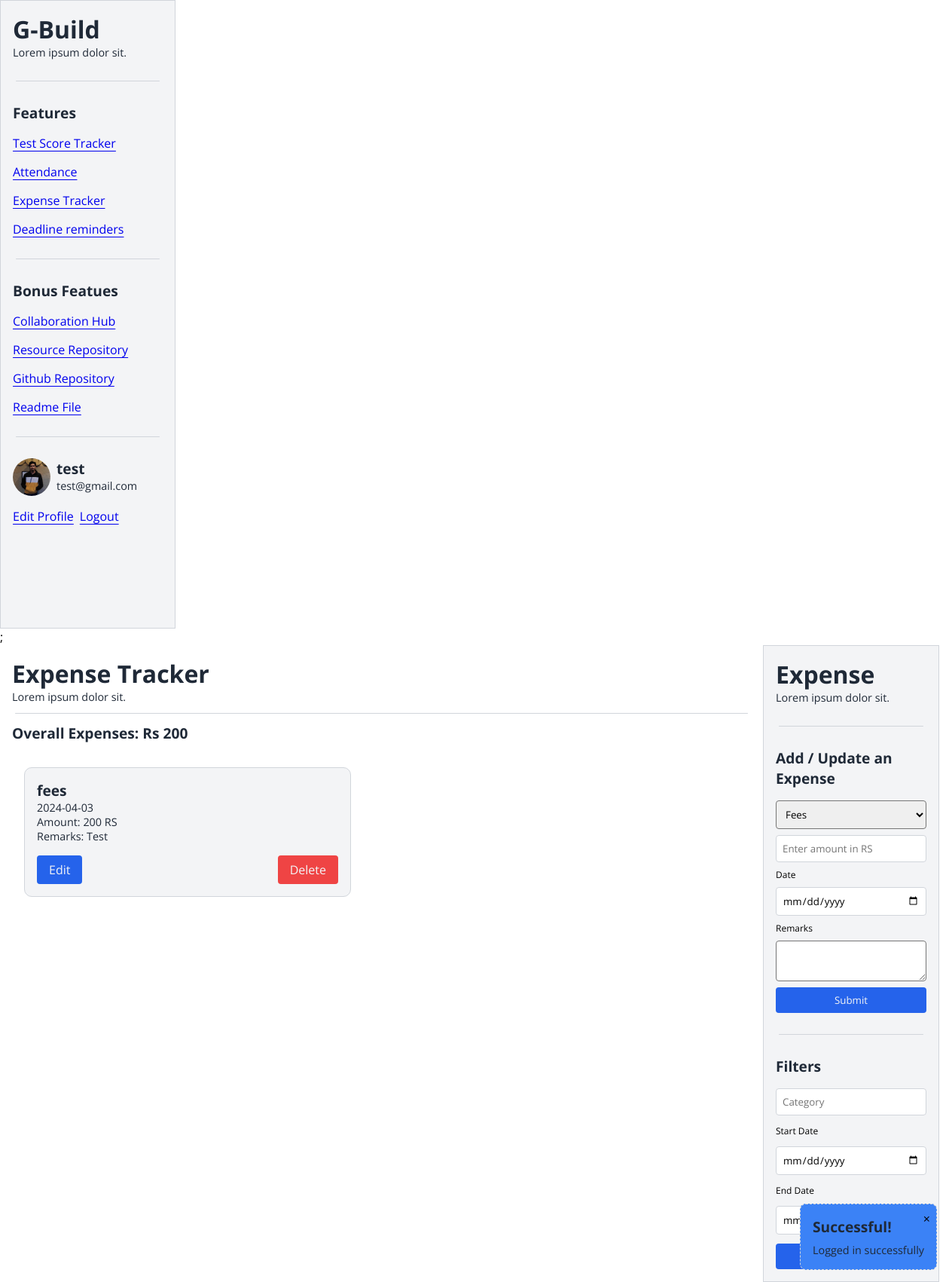
The page /index.php?page=expense-tracker (signed in) on the database its author committed.
### tables this page shows
CREATE TABLE `expenses` (
  `user_email` varchar(256) NOT NULL,
  `user_usn` varchar(256) NOT NULL,
  `category` varchar(256) NOT NULL,
  `amount` int(11) NOT NULL,
  `date` date NOT NULL,
  `remarks` varchar(256) NOT NULL,
  `updated_at` datetime NOT NULL DEFAULT current_timestamp() ON UPDATE current_timestamp(),
  `id` int(11) NOT NULL
);

### php/functions.php (called while the page is built, shortened)
<?php
$conn = mysqli_connect(server, host, password, db_name);
function getAllExpenses($email, $usn)
{
    global $conn;
    $sql = "SELECT * FROM expenses WHERE user_email = ? AND user_usn = ?";
    $stmt = $conn->prepare($sql);
    $stmt->bind_param("ss", $email, $usn);
    $stmt->execute();
    $result = $stmt->get_result();
    $expenses = $result->fetch_all(MYSQLI_ASSOC);
    return $expenses;
}

### pages/ExpenseTracker.php (the view, shortened to what this page needs)
<?php
require_once("./php/functions.php");
if (isset($_SESSION['filteredExpenses'])) {
    $data = $_SESSION['filteredExpenses'];
    unset($_SESSION['filteredExpenses']);
} else {
    $data = getAllExpenses($_SESSION['user']['email'], $_SESSION['user']['usn']);
}
$editExpense = isset($_SESSION['editExpense']) ? $_SESSION['editExpense'] : null;
?>
<section class="dashboard__section">
    <div class="dashboard__section-left">
        <div>
            <h4>Expense Tracker</h4>
            <p>Lorem ipsum dolor sit.</p>
        </div>
        <div class="separator"></div>
        <?php
        function calculateOverallExpenses($expenses)
        {
            $totalExpenses = 0;
            foreach ($expenses as $expense) {
                $totalExpenses += $expense['amount'];
            }
            return $totalExpenses;
        }
        $overallExpenses = calculateOverallExpenses($data);
        ?>
        <h5>Overall Expenses: Rs <?= $overallExpenses ?></h5>
        <div class="flex items-center gap-4">
            <?php foreach ($data as $expense) : ?>
                <div class="card">
                    <h5><?= $expense['category'] ?></h5>
                    <p><?= $expense['date'] ?></p>
                    <p>Amount: <?= $expense['amount'] ?> RS</p>
                    <p>Remarks: <?= $expense['remarks'] ?></p>
                    <div class="mt-4 flex justify-between">
                        <a href=<?= "./php/actions.php?editExpense=" . $expense['id'] ?> class="primary__btn" style="text-decoration: none;">Edit</a>
                        <a href=<?= "./php/actions.php?deleteExpense=" . $expense['id'] ?> class="danger__btn" style="text-decoration: none;">Delete</a>
                    </div>
                </div>
            <?php endforeach; ?>
        </div>
    </div>
    <div>
        <aside style="max-width: 200px; width: 100%; display:flex; flex-direction:column; gap: 1rem; z-index:10; background-color:var(--primary); padding: 1rem; min-height:100vh; margin-right:30px" class="border">
            <div>
                <h4>Expense</h4>
                <p>Lorem ipsum dolor sit.</p>
            </div>
            <div class="separator"></div>
            <div>
                <h5>Add / Update an Expense</h5>
            </div>
            <div style="display: flex; flex-direction:column; gap: 1rem;">
                <form method="post" action="<?php echo $editExpense ? './php/actions.php?updateExpense=' . $editExpense['id'] : './php/actions.php?addExpense'; ?>" class="flex flex-col gap-2">
                    <select name="category" id="category" required>
                        <option value="fees" <?= ($editExpense && $editExpense['category'] == 'fees') ? 'selected' : ''; ?>>Fees</option>
                    </select>
                    <input type="number" name="amount" placeholder="Enter amount in RS" class="border" required value="<?= $editExpense ? $editExpense['amount'] : ''; ?>">
                    <label for="date" style="font-size: .75rem;">Date</label>
                    <input type="date" name="date" placeholder="Date" class="border" required value="<?= $editExpense ? $editExpense['date'] : ''; ?>">
                    <label for="remarks" style="font-size: .75rem;">Remarks</label>
                    <textarea name="remarks" id="remarks" cols="" rows="2" required><?= $editExpense ? $editExpense['remarks'] : ''; ?></textarea>
                    <button class="primary__btn"><?= $editExpense ? 'Update' : 'Submit' ?></button>
                </form>
            </div>
            <div class="separator"></div>
            <h5>Filters</h5>
            <div style="display: flex; flex-direction:column; gap: 1rem;">
                <form action="./php/actions.php?filterExpenses" method="post" style="display: flex; flex-direction:column; gap: .75rem;">
                    <input name="category" type="text" placeholder="Category" class="border">
                    <label for="start_date" style="font-size: 0.75rem;">Start Date</label>
                    <input type="date" name="startDate" placeholder="Start Date" class="border">
                    <label for="end_date" style="font-size: 0.75rem;">End Date</label>
                    <button class="primary__btn">Filter</button>
                </form>
            </div>
        </aside>
    </div>
</section>

### pages/globals.css (style rules this page uses)
* { padding: 0rem; margin: 0rem; font-family: "Open Sans", sans-serif; }
:root { --primary: #f3f4f6; --border: #d1d5db; --secondary: #1f2937; --accent: #2563eb; --danger: #ef4444; --success: #10b981; --warning: #f59e0b; --info: #3b82f6; }
.flex { display: flex; flex-wrap: wrap; }
.justify-between { justify-content: space-between; }
.items-center { align-items: center; }
.flex { display: flex; }
.flex-col { flex-direction: column; }
p { font-size: 0.9rem; color: var(--secondary); }
h1, h2, h3, h4, h5, h6 { padding: 0px; margin: 0px; background-color: transparent; }
h4 { font-size: 2rem; color: var(--secondary); }
h5 { font-size: 1.2rem; color: var(--secondary); }
a { text-underline-offset: 0.25rem; }
input, select, textarea { padding: 0.5rem; border-radius: 0.25rem; }
.border { border: 1px solid var(--border); }
.gap-2 { gap: 0.5rem; }
.mt-4 { margin-top: 1rem; }
.primary__btn { background-color: var(--accent); color: var(--primary); padding: 0.5rem 1rem; border: 1px solid var(--border); border-radius: 0.25rem; border: none; cursor: pointer; }
.danger__btn { background-color: var(--danger); color: var(--primary); padding: 0.5rem 1rem; border: 1px solid var(--border); border-radius: 0.25rem; border: none; cursor: pointer; }
.separator { content: " "; max-width: 100%; height: 1px; border-radius: 10px; color: var(--border); background-color: var(--border); margin: 0.75rem 0.25rem; }
.card { max-width: 400px; width: 100%; margin: 2rem 1rem; padding: 1rem 1rem; border-radius: 10px; background-color: var(--primary); border: 1px solid var(--border); }
.dashboard__section { display: flex; max-width: 1250px; min-width: 1250px; width: 100%; justify-content: space-between; }
.dashboard__section-left { padding: 1rem 1rem; width: 100%; height: 100vh; overflow: auto; }

### rows shown on the page
expenses: category "fees", date "2024-04-03", amount "200", remarks "Test"

### other values the page prints
$success "Logged in successfully"
$_SESSION['user']['name'] "test"
$_SESSION['user']['email'] "test@gmail.com"
$overallExpenses "200"
